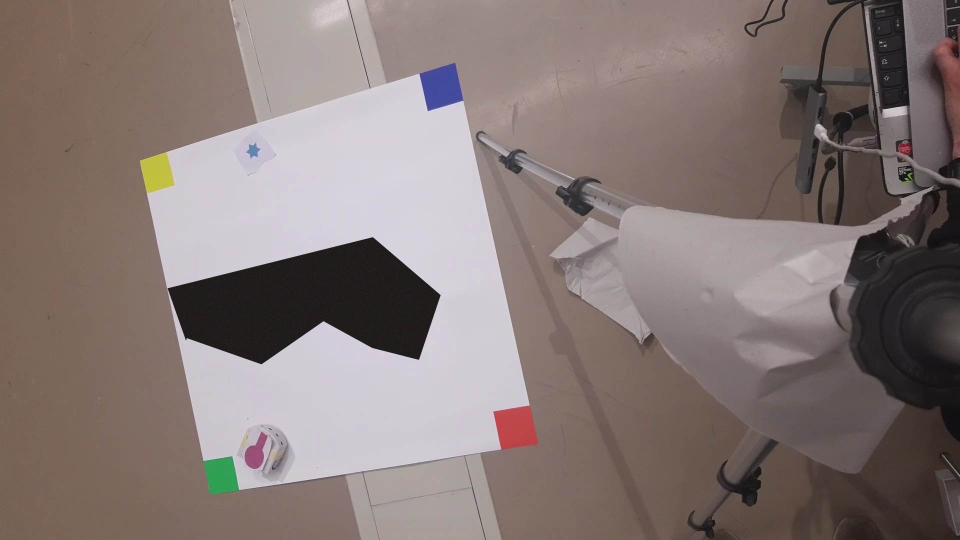
#> input picture sample_pictures/test_border.jpg, 1920 x 1080 px (shown at 1/2 size)
$ jupyter execute --allow-errors Report.ipynb   (shell and % lines are left out)
#> lines starting #> are read from the running program, lines starting #| are printed output that depends on the picture
### Functions/Visualization.py
import pickle
import matplotlib.pyplot as plt
import math
import numpy as np
import Functions.Utilities as ut
import warnings
from ipywidgets import interact, interactive, fixed, interact_manual

warnings.filterwarnings("ignore")


"""
    Class that handles visualization of recorded data
    @autor: Titou
"""
class  Visualization:

    def loadData(self,input):
#> called with input = 'runs/run_3.pkl'
        f = open(input, "rb")
#> (reads runs/run_3.pkl from the repository)
        data = pickle.load(f)
        return data

    def loadKeySeq(self, data, key):
#> called with key = 'time'
        retList = []
        for item in data:
            retList.append(item[key])

        return retList

    # [48 lines left out: functions parseNone, plotSensor, plotAstolfi, not called in this run]


    def plotMotors(self, data,ptTime = False):
        time = self.loadKeySeq(data,'time')

        ML = self.loadKeySeq(data,'ML')
        MR = self.loadKeySeq(data,'MR')

        plt.plot(time,ML, color = 'red')
#> (this line was passed over: IPython is not available in this run)
        plt.plot(time,MR, color = 'blue')
#> (this line was passed over: IPython is not available in this run)

        if ptTime is not False:
            plt.axvline(x=time[ptTime],color = "black")
            plt.plot(time[ptTime],MR[ptTime],'ro', color = 'blue')
            plt.plot(time[ptTime],ML[ptTime],'ro', color = 'red')

        plt.title("Motor Speed Values (left motor in red, right motor in blue) over time")
#> (this line was passed over: IPython is not available in this run)
        plt.show()

    # [178 lines left out: functions plotAlphaBeta, plotRho, mapPlot, plotTrajectories, metaPlotter, replay, not called in this run]

### Functions/Vision.py
""" Developped by: Flask """
import cv2 #read video and images
import numpy as np
from skimage import measure,exposure
from scipy import linalg, ndimage
import math
import pickle
import time

DEFAULT = 0
BIG = 1
NONE = 2
mask_watershed = 0


IDCAM = 2
valmin = 50
valmax = 130
# [57 lines left out: function getTransformimage, not called in this run]

class Vision:
    """ Handles vision """
    i = 12345

    # [64 lines left out: functions __init__, getMap, setframe, returnDynamicCoordinates, returnDynamicAim, not called in this run]


def adjustlum(img,valext):
    cv2.namedWindow("preprocess",cv2.WINDOW_NORMAL)
    cv2.namedWindow("obstacles masks",cv2.WINDOW_NORMAL)
    cv2.resizeWindow("obstacles masks", 312, 208)
    cv2.namedWindow("color masks",cv2.WINDOW_NORMAL)
    cv2.resizeWindow("color masks", 312, 208)
    cv2.createTrackbar("max", "preprocess" , valext[1], 255, on_trackbar_max)
    cv2.createTrackbar("min", "preprocess" , valext[0], 255, on_trackbar_min)
    print("Select the equalization, then press v to validate")
    while(True):


        imgprep = preprocess(img,extval= (valmin,valmax))
        img_disp = cv2.cvtColor(imgprep,cv2.COLOR_HSV2BGR)
        cv2.imshow("preprocess",img_disp)

        maskg = colorfilter("GREEN",camera = "ANDROID FLASK")
        masky = colorfilter("YELLOW",camera = "ANDROID FLASK")
        maskr = colorfilter("RED",camera = "ANDROID FLASK")
        maskb = colorfilter("BLUE",camera = "ANDROID FLASK")
        maskrobot = colorfilter("ROBOT",camera = "ANDROID FLASK")
        maskfinish = colorfilter("FINISH",camera = "ANDROID FLASK")
        maskobst = colorfilter("BLACK",camera = "ANDROID FLASK")
        masktot = maskg.get_mask(imgprep)
        masktot = cv2.bitwise_or(masktot,masky.get_mask(imgprep))
        masktot = cv2.bitwise_or(masktot,maskr.get_mask(imgprep))
        masktot = cv2.bitwise_or(masktot,maskb.get_mask(imgprep))
        masktot = cv2.bitwise_or(masktot,maskrobot.get_mask(imgprep))
        masktot = cv2.bitwise_or(masktot,maskfinish.get_mask(imgprep))
        maskobst = maskobst.get_mask(imgprep)
        cv2.imshow("obstacles masks",maskobst)
        img_mask = cv2.bitwise_and(img_disp,img_disp, mask= masktot.get().astype("uint8"))
        cv2.imshow("color masks",img_mask)
        key = cv2.waitKey(1)
        if key & 0XFF == ord('v'):
            cv2.destroyAllWindows()
            break
        if key & 0XFF == ord('c'):
            cap = cv2.VideoCapture(IDCAM)
            ret, newimg = cap.read()
            if ret:
                img = newimg
    cv2.destroyAllWindows()
    return (valmin,valmax)
def on_trackbar_max(val):
    global valmax
    valmax = val
def on_trackbar_min(val):
    global valmin
    valmin = val


class colorfilter:
    def __init__(self, color, camera = "ANDROID FLASK"):
        self.morph = DEFAULT
        self.camera = camera
        self.color = color
        self.inv = False
        if camera == "XT3":
            if color == "RED":
                self.band = np.array([[0,11],[142,255],[30,255]])
            if color == "YELLOW":
                self.band = np.array([[20,30],[90,255],[110,255]])
            if color == "BLUE":
                self.band = np.array([[110,130],[161,255],[41,255]])
            if color == "GREEN":
                 self.band = np.array([[34,78],[135,255],[76,255]])
            if color == "ROBOT":
                self.band = np.array([[85,109],[107,255],[71,255]])
                #self.morph = NONE
            if color == "BLACK":
                 self.band = np.array([[0,179],[0,255],[0,25]])
                 self.morph = BIG
        if camera == "ANDROID FLASK":
            if color == "RED":
                self.band = np.array([[11,172],[108,255],[70,255]])
                self.inv = True
            if color == "YELLOW":
                self.band = np.array([[15,30],[120,255],[70,255]])
            if color == "BLUE":
                self.band = np.array([[110,130],[95,255],[50,255]])
            if color == "GREEN":
                 self.band = np.array([[41,78],[100,255],[50,255]])
            if color == "ROBOT":
                self.band = np.array([[150,170],[70,255],[80,255]])
                self.morph = NONE
            if color == "BLACK":
                 self.band = np.array([[0,179],[0,255],[0,80]])
                 self.morph = BIG
            if color == "FINISH":
                self.band = np.array([[80,105],[100,255],[70,255]])
                self.morph = NONE

    def get_mask(self,image):


        if self.inv:
            band1 = np.copy(self.band)
            band2 = np.copy(self.band)
            band1[0,:] = np.array([band1[0,1],179])
            band2[0,:] = np.array([0,band2[0,0]])
            mask1 = np.multiply(cv2.inRange(image,band1[:,0],band1[:,1]).get().astype(np.uint8),(1/255))
            mask2 = np.multiply(cv2.inRange(image,band2[:,0],band2[:,1]).get().astype(np.uint8),(1/255))
            mask = cv2.bitwise_or(mask1,mask2)
        else:
             mask = np.multiply(cv2.inRange(image,self.band[:,0],self.band[:,1]).get().astype(np.uint8),(1/255))

        mask = cv2.UMat(mask) ## convert the mask to an opencl object for fast morphology

        if self.morph == BIG:
            mask = cv2.morphologyEx(mask, cv2.MORPH_OPEN, np.ones((6,6)).astype("uint8"))
        elif self.morph == DEFAULT:
            mask = cv2.morphologyEx(mask, cv2.MORPH_OPEN, np.ones((15,15)).astype("uint8"))
        elif self.morph == NONE:
            mask = cv2.morphologyEx(mask, cv2.MORPH_OPEN, np.ones((4,4)).astype("uint8"))
            mask = cv2.morphologyEx(mask, cv2.MORPH_CLOSE, np.ones((5,5)).astype("uint8"))
        return cv2.UMat(mask)


# [55 lines left out: functions manually_get_centroid, watershed, not called in this run]


def preprocess(img, extval= (10,80)):
    imgsmall = cv2.resize(img,(624,416))
    #imgsmooth = cv2.UMat(imgsmall)
    #
    # Contrast stretching, we keep the image intensity between 2% and 90%
    imgbright = exposure.rescale_intensity(imgsmall, in_range=extval)
    #imgsmooth = cv2.GaussianBlur(imgbright[:,:,1:],(11,11),0)
    #imgrecomp = imgbright
    #imgrecomp[:,:,1:]= imgsmooth
    imgHSV = cv2.cvtColor(imgbright,cv2.COLOR_BGR2HSV)
    return cv2.UMat(imgHSV)

# [37 lines left out: functions projection, applyTransform, createMap, not called in this run]

def getCentroid(imageBin, setmanually = False):
    invalid = False
    img = imageBin.get().astype(np.uint8)
    moments = measure.moments(img, order = 2)
    if moments[0,0]:
        centroid = np.array([moments[0,1]/moments[0,0], moments[1,0]/moments[0,0]])
        varx = moments[0,2]/moments[0,0]-centroid[0]**2
        vary = moments[2,0]/moments[0,0]-centroid[1]**2
        if max(varx,vary)>img.size/50:
            print("invalid centroid:noise")
            invalid = True
    else:
        print("invalid centroid: no pixel")
        invalid = True
        centroid = np.array([0,0])
    return centroid,invalid


# [67 lines left out: function getRobotPos, not called in this run]


### Functions/Utilities.py
import numpy as np
import matplotlib.pyplot as plt
import math as m

class Utilities:
    """Utilities for testing and displaying"""

    def __init__(self):
        self.data = []

    """
    Returns a test map so that test runs of the planning algorithm
    may be computed, also works as a reference of what a map object should look like
    """
    # [22 lines left out: function TestMap, not called in this run]

    """
    Plots a map plotting function
    INPUTS :
        REQUIRED :
            map <- an array of array of vertices : arrray
            in the array describes a single polygon (see test-map for example)

            start <- a 2 element array representing the coordinates of the starting point of the robot

            finish <- a 2 element array representing the coordinates of the point we want the robot to go to

        OPTIONAL :
            debugLines <- an array of 2 elements array of 2 coordinates, each of the two element array will be plotted really with a small width : usefull to represent loads of data (I used it to plot all the valid paths)

            emphasedLines <- an array of 2 elements array of 2 coordinates, each of the two element array will be plotted really a thick width in green : usefull to represent important stuff, such as the computed path
    """
    # [57 lines left out: function mapPlot, not called in this run]

    def compute_angle(self,Pos1,Pos2):
        angle_value=m.atan2(float(Pos2[1])-float(Pos1[1]),float(Pos2[0])-float(Pos1[0]))
        return angle_value

    def compute_distance(self,Pos1,Pos2):
        dist=m.sqrt((Pos1[0]-Pos2[0])**2 + (Pos1[1]-Pos2[1])**2 )
        return dist

    # [23 lines left out: functions init_robot, init_filter, not called in this run]

### Report.ipynb
# Report - Mobile robotic project

[cell 1]
from IPython.display import Video

Video("videos/4.mov",width=800)

In this project, the aim was to control a mobile robot in a designed environnement, containing both static obstacles that needed to be detect by a vision module and moving obstacles that needed to be avoided in a reactive way.
In our case, we chose the following environment:
A thymio and some black obstacles are placed in a one meter by one meter white square, delimited by colorfull corners (from top left to bottom right: green, yellow, red, and blue).
The robot is covered by an assymetric magenta shape, and the aim is a cyan star.
The new obstacles are detected by the proximity sensor, and can be of any shape and color.

[cell 2]
import cv2 #read video and images
import numpy as np
from skimage import measure,exposure
from scipy import linalg, ndimage
import math
import sys
from matplotlib import pyplot as plt
from Functions import Robot
from Functions import Utilities as u
from Functions import Global as g
from ipywidgets import interact, interactive, fixed, interact_manual
from Functions import Vision as v
from Functions import Visualization as viz
vz = viz.Visualization()

## Recording Data from the Robot

One of the more notable design choice that was made as we went into this project was the implementation of a data recording functionality on the robot. Our main class saves some of the most important variables required for the robot's control 10x per second as the program is running, and we can later review the using a Visualization class. Not only was this a great debug tool and a nice way for us to better understand the behavior of the robot but it also provides us with nice examples that we use in this report.

The robot data is saved in .pkl files (using the pickle module that allow to directly dump python object to files). We can the load an review the data using methods implemented in the Visualization class.

The main parameters that are saved are the following:
* position as computed by the vision and as computed by the filtering
* map, as seen by the robot
* global path
* time
* state of the robot's state machine
* motor speed values
* robot's proximity sensor measured values
* robot controller variables
* goal position, that the robot needs to navigae to

At the end of this report, we show an interactive viewer for a series of runs.

#### Example of plotting of the robot's motor speed for both motors using the Visualization module after a successful run :

[cell 3]
data = vz.loadData('runs/run_3.pkl')
vz.plotMotors(data)

## Vision
For the vision part of this project, a class was created to compute and store all of the following elements:
* The geometric transform applied to the image
* The preprocessing parameters
* The preprocessed and transformed image that will be used
* The positions and shapes of the obstacles
* The position of the robot, its orientation and its direction
* The position of the aim
The following section will detail how these were implemented.

### Preprocessing
The first step in any vision task is to preprocess the image. In our case, we wanted a fonction that was fast and that could be used on several different cameras, as we all used different phones to film the setup. As the white map could be placed on several different background and with several different illuminations, a semi-automatic control of the parameter proved to be usefull. The following code shows how we preprocessed the image, including the following steps:
* Resize the image: This allows us to use several different cameras, and to limit the time all the other image processing step takes by limiting the resolution to a resonnable amount
* Rescaling intensity: This steps allows to scale the intensity of the image between two given value. For example, if the image is rescaled between 10 and 100, this means that any intensity below 10 will be set to 0, any intensity above 100 will be set to 255, and all the values in between will be stretched.
* The image is then converted from BGR to HSV, as it is way better for color filtering
* The image is converted to UMat, to allow GPU calculation

[cell 4]
img = cv2.imread('sample_pictures/test_border.jpg')
#> img is the input picture: shape (1080, 1920, 3); mean B, G, R 118.1, 120.8, 133.8
img_rgb = cv2.cvtColor(img, cv2.COLOR_BGR2RGB)
imgprep = v.preprocess(img,(10,128))
#> in preprocess, `imgsmall = cv2.resize(img,(624,416))`:
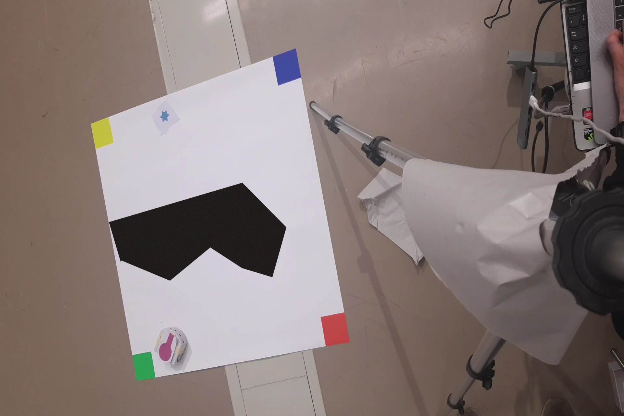
#> imgsmall: shape (416, 624, 3); mean B, G, R 118.1, 120.7, 133.7
#> in preprocess, `imgbright = exposure.rescale_intensity(imgsmall, in_range=extval)`:
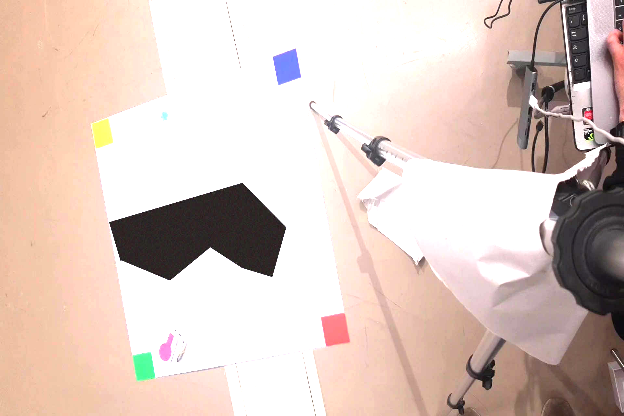
#> imgbright: shape (416, 624, 3); mean B, G, R 192.5, 200.7, 219.7
imgprep_rgb = cv2.cvtColor(imgprep.get(), cv2.COLOR_HSV2RGB)


#> (the rest of this cell did not finish here and is left out)

Once the image is preprocessed, each corner is selected using a colorfilter and a morphological opening to remove noise. The centroid of the resulting image is then used to get the center of each corner.
A possibility to use different cameras, changing a bit the hue value of the real color, was implemented (the camera variable in the following code).
Note that when the centroid is still noisy, or if no pixel pass the filter, a flag is set to tell that the corner was not correctly detected.

[cell 5]
invalid = False
camera = "ANDROID FLASK"
filr = v.colorfilter("RED",camera)
filg = v.colorfilter("GREEN",camera)
filb = v.colorfilter("BLUE",camera)
fily = v.colorfilter("YELLOW",camera)

maskg= filg.get_mask(imgprep)
TL,fg = v.getCentroid(maskg)
#> TL = [143.5, 366.5]; fg = False
if fg:
    print("GREEN ERROR")
    invalid = True

masky= fily.get_mask(imgprep)
TR,fy = v.getCentroid(masky)
#> TR = [102, 135]; fy = False
if fy:
    print("YELLOW ERROR")
    invalid = True

maskr= filr.get_mask(imgprep)
BL,fr = v.getCentroid(maskr)
#> BL = [392.2, 275.7]; fr = True
if fr:
    print("RED ERROR")
    invalid = True


maskb= filb.get_mask(imgprep)
BR,fb = v.getCentroid(maskb)
#> BR = [286.1, 66.76]; fb = False
if fb:
    print("BLUE ERROR")
    invalid = True

#> (the rest of this cell did not finish here and is left out)

### Setting the parameters
As said before, the background and luminosity can change. To avoid any problem, the min and max luminosity can be changed at the begining of the program by activating a flag, otherwise, default values are calulated as being the 10th adn 90th percentiles of the image.

[cell 6]
setextval = True
valext = np.percentile(img, (10, 90)).astype(int) #default value
#> valext = [48, 208]
if setextval:
    valext = v.adjustlum(img,valext)
#> call 2 of preprocess, with extval = (50, 130)
#> in preprocess (call 2), `imgbright = exposure.rescale_intensity(imgsmall, in_range=extval)`:
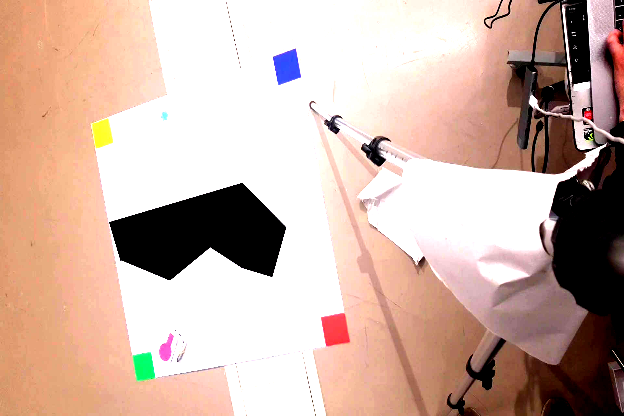
#> imgbright: shape (416, 624, 3); mean B, G, R 165.1, 177.2, 204.8
#> (the rest of the program and of its run is left out)
